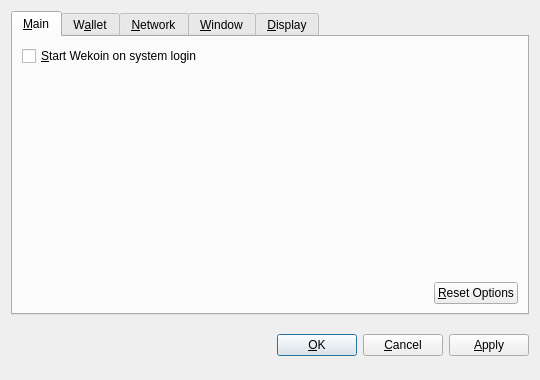
<?xml version="1.0" encoding="UTF-8"?>
<ui version="4.0">
 <class>OptionsDialog</class>
 <widget class="QDialog" name="OptionsDialog">
  <property name="geometry">
   <rect>
    <x>0</x>
    <y>0</y>
    <width>540</width>
    <height>380</height>
   </rect>
  </property>
  <property name="windowTitle">
   <string>Options</string>
  </property>
  <property name="modal">
   <bool>true</bool>
  </property>
  <layout class="QVBoxLayout" name="verticalLayout">
   <item>
    <widget class="QTabWidget" name="tabWidget">
     <property name="tabPosition">
      <enum>QTabWidget::North</enum>
     </property>
     <property name="currentIndex">
      <number>0</number>
     </property>
     <widget class="QWidget" name="tabMain">
      <attribute name="title">
       <string>&amp;Main</string>
      </attribute>
      <layout class="QVBoxLayout" name="verticalLayout_Main">
       <item>
        <widget class="QCheckBox" name="bitcoinAtStartup">
         <property name="toolTip">
          <string>Automatically start Wekoin after logging in to the system.</string>
         </property>
         <property name="text">
          <string>&amp;Start Wekoin on system login</string>
         </property>
        </widget>
       </item>
       <item>
        <spacer name="verticalSpacer_Main">
         <property name="orientation">
          <enum>Qt::Vertical</enum>
         </property>
         <property name="sizeHint" stdset="0">
          <size>
           <width>20</width>
           <height>40</height>
          </size>
         </property>
        </spacer>
       </item>
       <item>
        <layout class="QHBoxLayout" name="horizontalLayout_2_Main">
         <item>
          <spacer name="horizontalSpacer_2_Main">
           <property name="orientation">
            <enum>Qt::Horizontal</enum>
           </property>
           <property name="sizeHint" stdset="0">
            <size>
             <width>40</width>
             <height>20</height>
            </size>
           </property>
          </spacer>
         </item>
         <item>
          <widget class="QPushButton" name="resetButton">
           <property name="toolTip">
            <string>Reset all client options to default.</string>
           </property>
           <property name="text">
            <string>&amp;Reset Options</string>
           </property>
           <property name="autoDefault">
            <bool>false</bool>
           </property>
          </widget>
         </item>
        </layout>
       </item>
      </layout>
     </widget>
     <widget class="QWidget" name="tabWallet">
      <attribute name="title">
       <string>W&amp;allet</string>
      </attribute>
      <layout class="QVBoxLayout" name="verticalLayout_Network">
       <item>
        <widget class="QLabel" name="transactionFeeInfoLabel">
         <property name="text">
          <string>Optional transaction fee per kB that helps make sure your transactions are processed quickly. Most transactions are 1 kB.</string>
         </property>
         <property name="textFormat">
          <enum>Qt::PlainText</enum>
         </property>
         <property name="wordWrap">
          <bool>true</bool>
         </property>
        </widget>
       </item>
       <item>
        <layout class="QHBoxLayout" name="horizontalLayout_1_Main">
         <item>
          <widget class="QLabel" name="transactionFeeLabel">
           <property name="text">
            <string>Pay transaction &amp;fee</string>
           </property>
           <property name="textFormat">
            <enum>Qt::PlainText</enum>
           </property>
           <property name="buddy">
            <cstring>transactionFee</cstring>
           </property>
          </widget>
         </item>
         <item>
          <widget class="BitcoinAmountField" name="transactionFee"/>
         </item>
         <item>
          <spacer name="horizontalSpacer_1_Main">
           <property name="orientation">
            <enum>Qt::Horizontal</enum>
           </property>
           <property name="sizeHint" stdset="0">
            <size>
             <width>40</width>
             <height>20</height>
            </size>
           </property>
          </spacer>
         </item>
        </layout>
       </item>
       <item>
        <widget class="QLabel" name="label">
         <property name="text">
          <string>If you disable the spending of unconfirmed change, the change from a transaction cannot be used until that transaction has at least one confirmation. This also affects how your balance is computed.</string>
         </property>
         <property name="wordWrap">
          <bool>true</bool>
         </property>
        </widget>
       </item>
       <item>
        <widget class="QCheckBox" name="spendZeroConfChange">
         <property name="text">
          <string>Spend unconfirmed change  (experts only)</string>
         </property>
        </widget>
       </item>
       <item>
        <spacer name="verticalSpacer">
         <property name="orientation">
          <enum>Qt::Vertical</enum>
         </property>
         <property name="sizeHint" stdset="0">
          <size>
           <width>20</width>
           <height>40</height>
          </size>
         </property>
        </spacer>
       </item>
      </layout>
     </widget>
     <widget class="QWidget" name="tabNetwork">
      <attribute name="title">
       <string>&amp;Network</string>
      </attribute>
      <layout class="QVBoxLayout" name="verticalLayout_Network">
       <item>
        <widget class="QCheckBox" name="mapPortUpnp">
         <property name="toolTip">
          <string>Automatically open the Wekoin client port on the router. This only works when your router supports UPnP and it is enabled.</string>
         </property>
         <property name="text">
          <string>Map port using &amp;UPnP</string>
         </property>
        </widget>
       </item>
       <item>
        <widget class="QCheckBox" name="connectSocks">
         <property name="toolTip">
          <string>Connect to the Wekoin network through a SOCKS proxy (e.g. when connecting through Tor).</string>
         </property>
         <property name="text">
          <string>&amp;Connect through SOCKS proxy:</string>
         </property>
        </widget>
       </item>
       <item>
        <layout class="QHBoxLayout" name="horizontalLayout_Network">
         <item>
          <widget class="QLabel" name="proxyIpLabel">
           <property name="text">
            <string>Proxy &amp;IP:</string>
           </property>
           <property name="textFormat">
            <enum>Qt::PlainText</enum>
           </property>
           <property name="buddy">
            <cstring>proxyIp</cstring>
           </property>
          </widget>
         </item>
         <item>
          <widget class="QValidatedLineEdit" name="proxyIp">
           <property name="maximumSize">
            <size>
             <width>140</width>
             <height>16777215</height>
            </size>
           </property>
           <property name="toolTip">
            <string>IP address of the proxy (e.g. 127.0.0.1)</string>
           </property>
          </widget>
         </item>
         <item>
          <widget class="QLabel" name="proxyPortLabel">
           <property name="text">
            <string>&amp;Port:</string>
           </property>
           <property name="textFormat">
            <enum>Qt::PlainText</enum>
           </property>
           <property name="buddy">
            <cstring>proxyPort</cstring>
           </property>
          </widget>
         </item>
         <item>
          <widget class="QLineEdit" name="proxyPort">
           <property name="maximumSize">
            <size>
             <width>55</width>
             <height>16777215</height>
            </size>
           </property>
           <property name="toolTip">
            <string>Port of the proxy (e.g. 9050)</string>
           </property>
          </widget>
         </item>
         <item>
          <widget class="QLabel" name="socksVersionLabel">
           <property name="text">
            <string>SOCKS &amp;Version:</string>
           </property>
           <property name="textFormat">
            <enum>Qt::PlainText</enum>
           </property>
           <property name="buddy">
            <cstring>socksVersion</cstring>
           </property>
          </widget>
         </item>
         <item>
          <widget class="QValueComboBox" name="socksVersion">
           <property name="toolTip">
            <string>SOCKS version of the proxy (e.g. 5)</string>
           </property>
          </widget>
         </item>
         <item>
          <spacer name="horizontalSpacer_Network">
           <property name="orientation">
            <enum>Qt::Horizontal</enum>
           </property>
           <property name="sizeHint" stdset="0">
            <size>
             <width>40</width>
             <height>20</height>
            </size>
           </property>
          </spacer>
         </item>
        </layout>
       </item>
       <item>
        <spacer name="verticalSpacer_Network">
         <property name="orientation">
          <enum>Qt::Vertical</enum>
         </property>
         <property name="sizeHint" stdset="0">
          <size>
           <width>20</width>
           <height>40</height>
          </size>
         </property>
        </spacer>
       </item>
      </layout>
     </widget>
     <widget class="QWidget" name="tabWindow">
      <attribute name="title">
       <string>&amp;Window</string>
      </attribute>
      <layout class="QVBoxLayout" name="verticalLayout_Window">
       <item>
        <widget class="QCheckBox" name="minimizeToTray">
         <property name="toolTip">
          <string>Show only a tray icon after minimizing the window.</string>
         </property>
         <property name="text">
          <string>&amp;Minimize to the tray instead of the taskbar</string>
         </property>
        </widget>
       </item>
       <item>
        <widget class="QCheckBox" name="minimizeOnClose">
         <property name="toolTip">
          <string>Minimize instead of exit the application when the window is closed. When this option is enabled, the application will be closed only after selecting Quit in the menu.</string>
         </property>
         <property name="text">
          <string>M&amp;inimize on close</string>
         </property>
        </widget>
       </item>
       <item>
        <spacer name="verticalSpacer_Window">
         <property name="orientation">
          <enum>Qt::Vertical</enum>
         </property>
         <property name="sizeHint" stdset="0">
          <size>
           <width>20</width>
           <height>40</height>
          </size>
         </property>
        </spacer>
       </item>
      </layout>
     </widget>
     <widget class="QWidget" name="tabDisplay">
      <attribute name="title">
       <string>&amp;Display</string>
      </attribute>
      <layout class="QVBoxLayout" name="verticalLayout_Display">
       <item>
        <layout class="QHBoxLayout" name="horizontalLayout_1_Display">
         <item>
          <widget class="QLabel" name="langLabel">
           <property name="text">
            <string>User Interface &amp;language:</string>
           </property>
           <property name="textFormat">
            <enum>Qt::PlainText</enum>
           </property>
           <property name="buddy">
            <cstring>lang</cstring>
           </property>
          </widget>
         </item>
         <item>
          <widget class="QValueComboBox" name="lang">
           <property name="toolTip">
            <string>The user interface language can be set here. This setting will take effect after restarting Wekoin.</string>
           </property>
          </widget>
         </item>
        </layout>
       </item>
       <item>
        <layout class="QHBoxLayout" name="horizontalLayout_2_Display">
         <item>
          <widget class="QLabel" name="unitLabel">
           <property name="text">
            <string>&amp;Unit to show amounts in:</string>
           </property>
           <property name="textFormat">
            <enum>Qt::PlainText</enum>
           </property>
           <property name="buddy">
            <cstring>unit</cstring>
           </property>
          </widget>
         </item>
         <item>
          <widget class="QValueComboBox" name="unit">
           <property name="toolTip">
            <string>Choose the default subdivision unit to show in the interface and when sending coins.</string>
           </property>
          </widget>
         </item>
        </layout>
       </item>
       <item>
        <widget class="QCheckBox" name="displayAddresses">
         <property name="toolTip">
          <string>Whether to show Wekoin addresses in the transaction list or not.</string>
         </property>
         <property name="text">
          <string>&amp;Display addresses in transaction list</string>
         </property>
        </widget>
       </item>
       <item>
        <widget class="QCheckBox" name="coinControlFeatures">
         <property name="toolTip">
          <string>Whether to show coin control features or not.</string>
         </property>
         <property name="text">
          <string>Display coin &amp;control features (experts only!)</string>
         </property>
        </widget>
       </item>
       <item>
        <spacer name="verticalSpacer_Display">
         <property name="orientation">
          <enum>Qt::Vertical</enum>
         </property>
         <property name="sizeHint" stdset="0">
          <size>
           <width>20</width>
           <height>40</height>
          </size>
         </property>
        </spacer>
       </item>
      </layout>
     </widget>
    </widget>
   </item>
   <item>
    <layout class="QHBoxLayout" name="horizontalLayout_Buttons">
     <item>
      <spacer name="horizontalSpacer_1">
       <property name="orientation">
        <enum>Qt::Horizontal</enum>
       </property>
       <property name="sizeHint" stdset="0">
        <size>
         <width>40</width>
         <height>48</height>
        </size>
       </property>
      </spacer>
     </item>
     <item>
      <widget class="QLabel" name="statusLabel">
       <property name="font">
        <font>
         <weight>75</weight>
         <bold>true</bold>
        </font>
       </property>
       <property name="text">
        <string/>
       </property>
       <property name="textFormat">
        <enum>Qt::PlainText</enum>
       </property>
       <property name="wordWrap">
        <bool>true</bool>
       </property>
      </widget>
     </item>
     <item>
      <spacer name="horizontalSpacer_2">
       <property name="orientation">
        <enum>Qt::Horizontal</enum>
       </property>
       <property name="sizeHint" stdset="0">
        <size>
         <width>40</width>
         <height>48</height>
        </size>
       </property>
      </spacer>
     </item>
     <item>
      <widget class="QPushButton" name="okButton">
       <property name="text">
        <string>&amp;OK</string>
       </property>
      </widget>
     </item>
     <item>
      <widget class="QPushButton" name="cancelButton">
       <property name="text">
        <string>&amp;Cancel</string>
       </property>
       <property name="autoDefault">
        <bool>false</bool>
       </property>
      </widget>
     </item>
     <item>
      <widget class="QPushButton" name="applyButton">
       <property name="text">
        <string>&amp;Apply</string>
       </property>
       <property name="autoDefault">
        <bool>false</bool>
       </property>
      </widget>
     </item>
    </layout>
   </item>
  </layout>
 </widget>
 <customwidgets>
  <customwidget>
   <class>BitcoinAmountField</class>
   <extends>QSpinBox</extends>
   <header>bitcoinamountfield.h</header>
  </customwidget>
  <customwidget>
   <class>QValueComboBox</class>
   <extends>QComboBox</extends>
   <header>qvaluecombobox.h</header>
  </customwidget>
  <customwidget>
   <class>QValidatedLineEdit</class>
   <extends>QLineEdit</extends>
   <header>qvalidatedlineedit.h</header>
  </customwidget>
 </customwidgets>
 <resources/>
 <connections/>
</ui>
